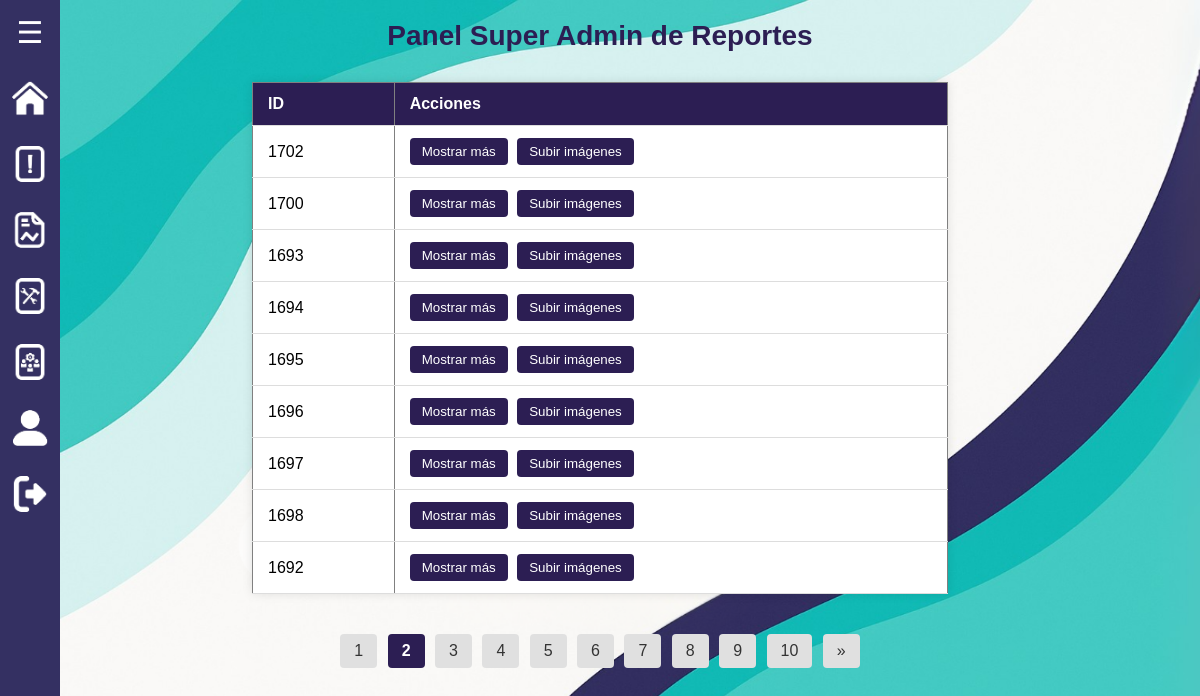
/roles/administrador_reportes/super_admin.php?pagina=2 (signed in), run on the app's committed database.
### tables this page shows
CREATE TABLE `reportes` (
  `id` int(11) NOT NULL,
  `usuario_id` int(11) NOT NULL,
  `piso` int(11) NOT NULL,
  `habitacion` varchar(10) DEFAULT NULL,
  `reporte` text NOT NULL,
  `tipo_dano` varchar(255) NOT NULL,
  `fecha` timestamp NOT NULL DEFAULT current_timestamp(),
  `estado` varchar(50) DEFAULT 'Ingresada',
  `respuesta` text DEFAULT NULL,
  `fecha_creacion` datetime DEFAULT current_timestamp(),
  `fecha_respuesta` datetime DEFAULT NULL,
  `imagen_antes` longblob DEFAULT NULL,
  `imagen_despues` longblob DEFAULT NULL,
  `respondido_por` int(11) DEFAULT NULL
);

### roles/administrador_reportes/super_admin.php (the view, shortened to what this page needs)
<?php
require '../../php/conexion_be.php';
$porPagina = 9;
$pagina = isset($_GET['pagina']) ? (int)$_GET['pagina'] : 1;
$inicio = ($pagina - 1) * $porPagina;
$total = $conexion->query("SELECT COUNT(*) as total FROM reportes")->fetch_assoc()['total'];
$paginasTotales = ceil($total / $porPagina);
$resultado = $conexion->query("SELECT id, reporte FROM reportes ORDER BY fecha_creacion DESC LIMIT $inicio, $porPagina");
$bloque = 10;
$bloqueActual = ceil($pagina / $bloque);
$inicioBloque = ($bloqueActual - 1) * $bloque + 1;
$finBloque = min($inicioBloque + $bloque - 1, $paginasTotales);
?>
<!DOCTYPE html>
<html lang="es">
<head>
    <link rel="stylesheet" href="../../css/estilos.css">
    <link rel="stylesheet" href="../../css/super_admin.css">
</head>
<body>
    <?php include '../../menu_lateral/menu2.php'; ?>
    <h1>Panel Super Admin de Reportes</h1>
    <table border="1" cellpadding="10">
        <thead>
            <tr>
                <th>ID</th>
                <th>Acciones</th>
            </tr>
        </thead>
        <tbody>
            <?php while ($reporte = $resultado->fetch_assoc()): ?>
                <tr>
                    <td><?= $reporte['id'] ?></td>
                    <td>
                        <button onclick="mostrarContexto(<?= $reporte['id'] ?>)">Mostrar más</button>
                        <button onclick="abrirFormulario(<?= $reporte['id'] ?>)">Subir imágenes</button>
                    </td>
                </tr>
            <?php endwhile; ?>
        </tbody>
    </table>
<div class="paginacion">
    <?php for ($i = $inicioBloque; $i <= $finBloque; $i++): ?>
        <a href="?pagina=<?= $i ?>" class="<?= $i == $pagina ? 'activo' : '' ?>"><?= $i ?></a>
    <?php endfor; ?>
    <?php if ($finBloque < $paginasTotales): ?>
        <a href="?pagina=<?= $finBloque + 1 ?>">»</a>
    <?php endif; ?>
</div>
</body>
</html>

### css/estilos.css (style rules this page uses)
* { margin: 0; padding: 0; box-sizing: border-box; font-family: Arial, sans-serif; }
body { display: flex; }

### css/super_admin.css (style rules this page uses)
body { font-family: 'Segoe UI', sans-serif; background: url('../images/fondo_PC.png') no-repeat center center fixed; background-size: cover; background-color: #f4f6f8; margin: 0; padding: 20px; display: flex; flex-direction: column; align-items: center; }
h1 { text-align: center; color: #2C1E53; margin-bottom: 30px; font-size: 28px; width: 100%; }
table { width: 60%; border-collapse: collapse; background-color: #fff; box-shadow: 0 0 10px rgba(0,0,0,0.1); margin-bottom: 20px; }
th, td { padding: 12px 15px; text-align: left; border-bottom: 1px solid #ddd; }
th { background-color: #2C1E53; color: white; }
button { padding: 6px 12px; margin-right: 5px; background-color: #2C1E53; color: white; border: none; border-radius: 4px; cursor: pointer; }
.paginacion { text-align: center; margin-top: 20px; margin-bottom: 40px; width: 100%; }
.paginacion a { display: inline-block; padding: 8px 14px; margin: 0 3px; background-color: #e0e0e0; color: #333; text-decoration: none; border-radius: 4px; transition: background-color 0.3s; }
.paginacion a.activo { background-color: #2C1E53; color: white; font-weight: bold; }

### data on the page
reportes: id "1702"
reportes: id "1700"
reportes: id "1693"
reportes: id "1694"
reportes: id "1695"
reportes: id "1696"
reportes: id "1697"
reportes: id "1698"
reportes: id "1692"
